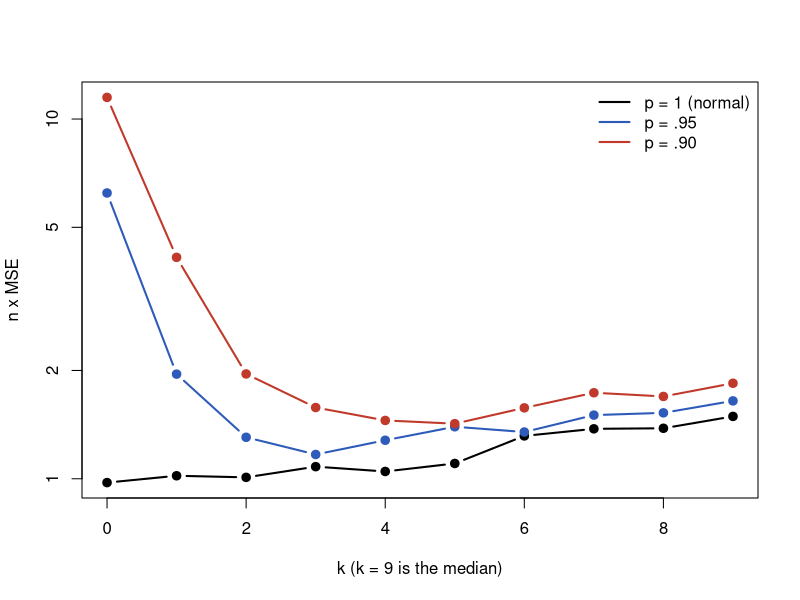
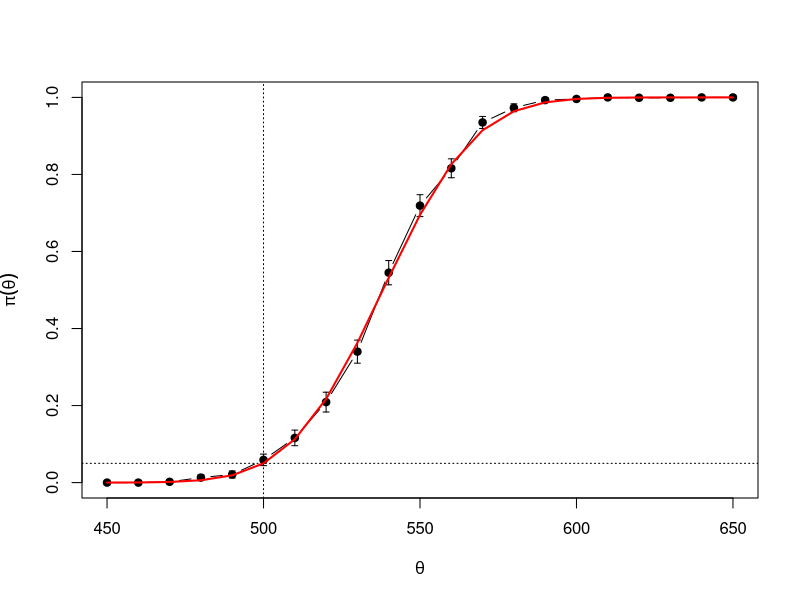
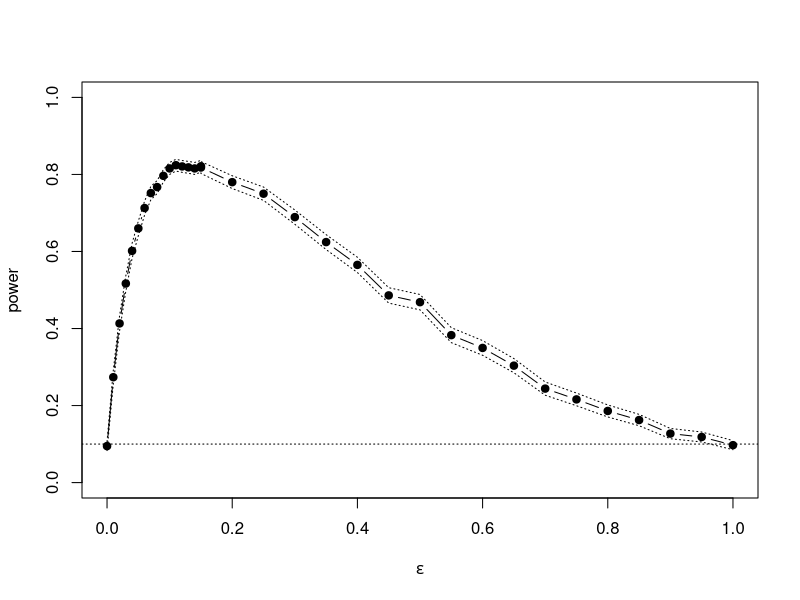
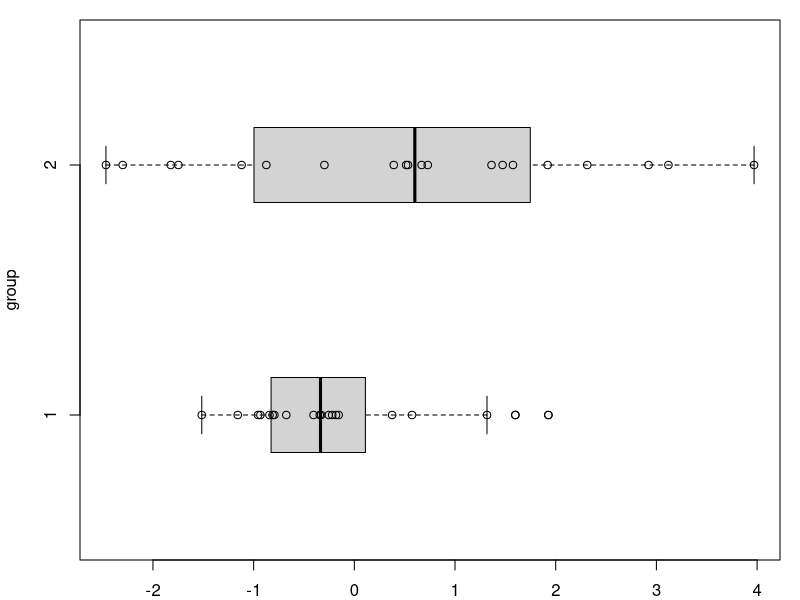

These charts were generated, in order, by the following R code:
## ---- chunk 1
#| label: setup
#| include: false
#| eval: true
library(knitr)
library(ggplot2)
knitr::opts_chunk$set(
    fig.asp = 0.618,
    fig.align = "center",
    out.width = "100%",
    fig.retina = 3,
    fig.path = "./images/13-mc-inference/",
    message = FALSE,
    warning = FALSE,
    global.par = TRUE
)
options(
  htmltools.dir.version = FALSE,
  dplyr.print_min = 6, 
  dplyr.print_max = 6,
  tibble.width = 80,
  width = 80,
  digits = 4
  )
hook_output <- knitr::knit_hooks$get("output")
knitr::knit_hooks$set(output = function(x, options) {
  lines <- options$output.lines
  if (is.null(lines)) {
    return(hook_output(x, options))  # pass to default hook
  }
  x <- unlist(strsplit(x, "\n"))
  more <- "..."
  if (length(lines)==1) {        # first n lines
    if (length(x) > lines) {
      # truncate the output, but add ....
      x <- c(head(x, lines), more)
    }
  } else {
    x <- c(more, x[lines], more)
  }
  # paste these lines together
  x <- paste(c(x, ""), collapse = "\n")
  hook_output(x, options)
})
ggplot2::theme_set(ggplot2::theme_bw(base_size = 16))
## ---- chunk 2
set.seed(4750)
m <- 1000
g <- numeric(m)
for (i in 1:m) {
  x <- rnorm(2)
  g[i] <- abs(x[1] - x[2])
}
est <- mean(g)
c(estimate = est, exact = 2 / sqrt(pi), se = sqrt(sum((g - mean(g))^2)) / m)
## ---- chunk 3
n <- 20; m <- 1000; set.seed(4750)
tmean <- numeric(m)
for (i in 1:m) {
  x <- sort(rnorm(n))
  tmean[i] <- sum(x[2:(n - 1)]) / (n - 2)
}
mse <- mean(tmean^2)
c(mse = mse, se = sqrt(sum((tmean - mean(tmean))^2)) / m)
## ---- chunk 4
#| fig-asp: 0.36
set.seed(522); n <- 20; K <- n / 2 - 1; m <- 1000
mse <- matrix(0, n / 2, 6)
trimmed.mse <- function(n, m, k, p) {
  tmean <- numeric(m)
  for (i in 1:m) {
    sigma <- sample(c(1, 10), size = n, replace = TRUE, prob = c(p, 1 - p))
    x <- sort(rnorm(n, 0, sigma))
    tmean[i] <- sum(x[(k + 1):(n - k)]) / (n - 2 * k)
  }
  mse.est <- mean(tmean^2); se.mse <- sqrt(mean((tmean - mean(tmean))^2)) / sqrt(m)
  c(mse.est, se.mse)
}
for (k in 0:K) {
  mse[k + 1, 1:2] <- trimmed.mse(n = n, m = m, k = k, p = 1.0)
  mse[k + 1, 3:4] <- trimmed.mse(n = n, m = m, k = k, p = .95)
  mse[k + 1, 5:6] <- trimmed.mse(n = n, m = m, k = k, p = .9)
}
matplot(0:K, n * mse[, c(1, 3, 5)], type = "b", pch = 19, lty = 1, lwd = 2, col = c(1, "#2E5BBA", "#C0392B"),
        xlab = "k (k = 9 is the median)", ylab = "n x MSE", log = "y")
legend("topright", c("p = 1 (normal)", "p = .95", "p = .90"), col = c(1, "#2E5BBA", "#C0392B"), lwd = 2, bty = "n")
## ---- chunk 5
n <- 20; alpha <- .05; set.seed(4750)
x <- rnorm(n, mean = 0, sd = 2)
UCL <- (n - 1) * var(x) / qchisq(alpha, df = n - 1)
UCL                          # should cover sigma^2 = 4 about 95% of the time
## ---- chunk 6
n <- 20; alpha <- .05; set.seed(4750)
calcCI <- function(n, alpha) { y <- rnorm(n, mean = 0, sd = 2); (n - 1) * var(y) / qchisq(alpha, df = n - 1) }
UCL <- replicate(1000, expr = calcCI(n = n, alpha = alpha))
mean(UCL > 4)                                 # normal data: OK
UCL2 <- replicate(1000, expr = { x <- rchisq(n, df = 2); (n - 1) * var(x) / qchisq(alpha, df = n - 1) })
mean(UCL2 > 4)                                # chi^2(2) data, variance 4: badly below 95%!
## ---- chunk 7
prop.test(c(6, 4), c(25, 25), alternative = "greater", correct = FALSE)$p.value
fisher.test(matrix(c(6, 19, 4, 21), 2), alternative = "greater")$p.value
## ---- chunk 8
z <- (121.5 - 120) / (5 / sqrt(100)); c(z = z, critical = qnorm(.95), p_value = 1 - pnorm(z))
## ---- chunk 9
z <- (31.2 - 33) / (8.4 / sqrt(35)); c(z = z, critical = -qnorm(.95), p_value = pnorm(z))
## ---- chunk 10
n <- 20; alpha <- .05; mu0 <- 500; sigma <- 100
m <- 10000; p <- numeric(m); set.seed(4750)
for (j in 1:m) {
  x <- rnorm(n, mu0, sigma)
  ttest <- t.test(x, alternative = "greater", mu = mu0)
  p[j] <- ttest$p.value
}
p.hat <- mean(p < alpha)
se.hat <- sqrt(p.hat * (1 - p.hat) / m)
c(p.hat, se.hat)
## ---- chunk 11
set.seed(4750); m <- 5000
sapply(c(normal = "norm", exponential = "exp", lognormal = "lnorm"), function(dist) {
  mean(replicate(m, {
    x <- switch(dist, norm = rnorm(20, 1), exp = rexp(20, 1), lnorm = rlnorm(20, 0, 1) / exp(.5))
    t.test(x, mu = 1, alternative = "greater")$p.value < .05
  }))
})
## ---- chunk 12
sk <- function(x) { xbar <- mean(x); m3 <- mean((x - xbar)^3); m2 <- mean((x - xbar)^2); m3 / m2^1.5 }
n <- c(10, 20, 30, 50, 100, 500)
cv <- qnorm(.975, 0, sqrt(6 / n))                                  # asymptotic critical values
cv.exact <- qnorm(.975, 0, sqrt(6 * (n - 2) / ((n + 1) * (n + 3))))  # using the finite-sample variance
p.reject <- p.reject.exact <- numeric(length(n)); m <- 10000; set.seed(4750)
for (i in 1:length(n)) {
  sktests <- replicate(m, sk(rnorm(n[i])))
  p.reject[i] <- mean(abs(sktests) >= cv[i])
  p.reject.exact[i] <- mean(abs(sktests) >= cv.exact[i])
}
rbind(n, asymptotic = p.reject, finite_sample = p.reject.exact)
## ---- chunk 13
#| fig-asp: 0.38
n <- 20; m <- 1000; mu0 <- 500; sigma <- 100
mu <- c(seq(450, 650, 10)); M <- length(mu)
power <- numeric(M); set.seed(4750)
for (i in 1:M) {
  pvalues <- replicate(m, expr = {
    x <- rnorm(n, mean = mu[i], sd = sigma)
    t.test(x, alternative = "greater", mu = mu0)$p.value })
  power[i] <- mean(pvalues <= .05)
}
se <- sqrt(power * (1 - power) / m)
plot(mu, power, type = "b", pch = 19, ylim = c(0, 1), xlab = expression(theta), ylab = expression(pi(theta)))
arrows(mu, power - 2 * se, mu, power + 2 * se, angle = 90, code = 3, length = .03)
abline(v = mu0, lty = 3); abline(h = .05, lty = 3)
lines(mu, 1 - pt(qt(.95, n - 1), n - 1, ncp = (mu - mu0) / (sigma / sqrt(n))), col = "red", lwd = 2)
## ---- chunk 14
n_req <- 0.225^2 * (qnorm(.95) + qnorm(.99))^2 / 0.10^2
c(n = n_req, rounded_up = ceiling(n_req))
power.t.test(delta = 0.10, sd = 0.225, power = 0.99, type = "one.sample", alternative = "one.sided")$n
## ---- chunk 15
set.seed(4750)      # check by simulation at n = 80
mean(replicate(10000, { y <- rnorm(80, 16.27, .225); (mean(y) - 16.37) / (.225 / sqrt(80)) < -qnorm(.95) }))
## ---- chunk 16
#| fig-asp: 0.36
alpha <- .1; n <- 30; m <- 2500
epsilon <- c(seq(0, .15, .01), seq(.15, 1, .05)); N <- length(epsilon)
pwr <- numeric(N); cv <- qnorm(1 - alpha / 2, 0, sqrt(6 * (n - 2) / ((n + 1) * (n + 3))))
set.seed(4750)
for (j in 1:N) {
  e <- epsilon[j]
  sktests <- replicate(m, { sigma <- sample(c(1, 10), replace = TRUE, size = n, prob = c(1 - e, e))
                            as.integer(abs(sk(rnorm(n, 0, sigma))) >= cv) })
  pwr[j] <- mean(sktests)
}
plot(epsilon, pwr, type = "b", pch = 19, xlab = bquote(epsilon), ylim = c(0, 1), ylab = "power")
abline(h = .1, lty = 3); se <- sqrt(pwr * (1 - pwr) / m)
lines(epsilon, pwr + 2 * se, lty = 3); lines(epsilon, pwr - 2 * se, lty = 3)
## ---- chunk 17
alpha <- .1; n <- 30; m <- 1000; eps <- c(0, .05, .1, .2, .5)
set.seed(4750)
res <- sapply(eps, function(e) {
  r <- replicate(m, {
    x <- rnorm(n, 0, sample(c(1, 10), replace = TRUE, size = n, prob = c(1 - e, e)))
    c(skewness = abs(sk(x)) >= cv, shapiro = shapiro.test(x)$p.value <= alpha)
  })
  rowMeans(r)
})
colnames(res) <- paste0("eps=", eps); round(res, 3)
## ---- chunk 18
#| fig-asp: 0.3
set.seed(4750)
x1 <- rnorm(20, 0, sd = 1); x2 <- rnorm(20, 0, sd = 1.5)
y <- c(x1, x2); group <- rep(1:2, each = length(x1))
par(mar = c(2, 4, 1, 1)); boxplot(y ~ group, boxwex = .3, xlim = c(.5, 2.5), horizontal = TRUE); points(y, group)
out1 <- sum(x1 > max(x2)) + sum(x1 < min(x2)); out2 <- sum(x2 > max(x1)) + sum(x2 < min(x1))
c(out1 = out1, out2 = out2, max = max(out1, out2))
## ---- chunk 19
count5test <- function(x, y) {
  X <- x - mean(x); Y <- y - mean(y)
  outx <- sum(X > max(Y)) + sum(X < min(Y))
  outy <- sum(Y > max(X)) + sum(Y < min(X))
  return(as.integer(max(c(outx, outy)) > 5))       # return 1 (reject) or 0 (do not reject H0)
}
set.seed(4750); m <- 10000
size_equal_n   <- mean(replicate(m, count5test(rnorm(20), rnorm(20))))
size_unequal_n <- mean(replicate(m, count5test(rnorm(20), rnorm(50))))
power_sd1.5    <- mean(replicate(m, count5test(rnorm(20, 0, 1), rnorm(20, 0, 1.5))))
c(size_equal_n = size_equal_n, size_unequal_n = size_unequal_n, power_sd1.5 = power_sd1.5)
